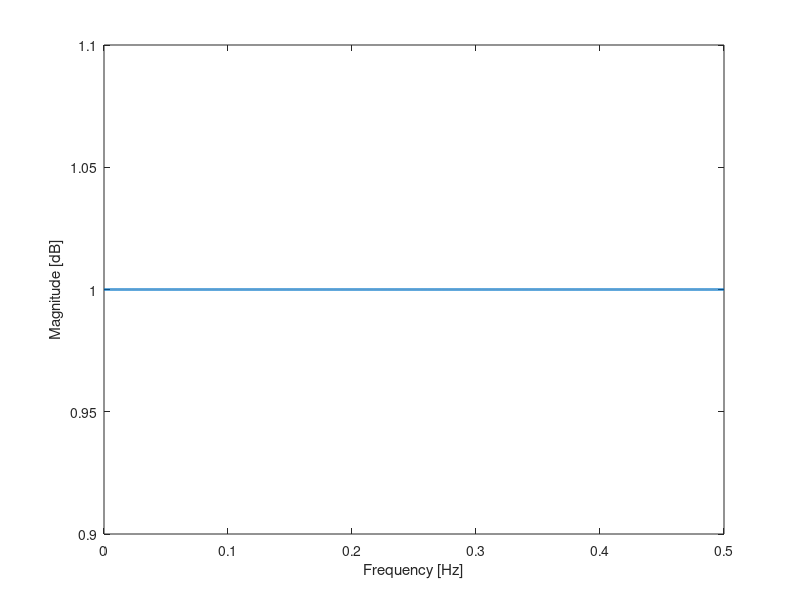

The MATLAB source for this figure:
clear myFIRfilter;

out = [];
x = [];

h = [.0625,.2764,.4182,.2764,.0625];
out = zeros(size(x));


for n = 1:length(x)
   out(n) = myFIRfilter(h,x(n));
end

out
plot(out)


Fs = 1; % samples/sec
[H,F] = freqz(out,1,2^14,Fs);
plot(F,abs(H),'LineWidth',2);
xlabel('Frequency [Hz]');
ylabel('Magnitude [dB]');